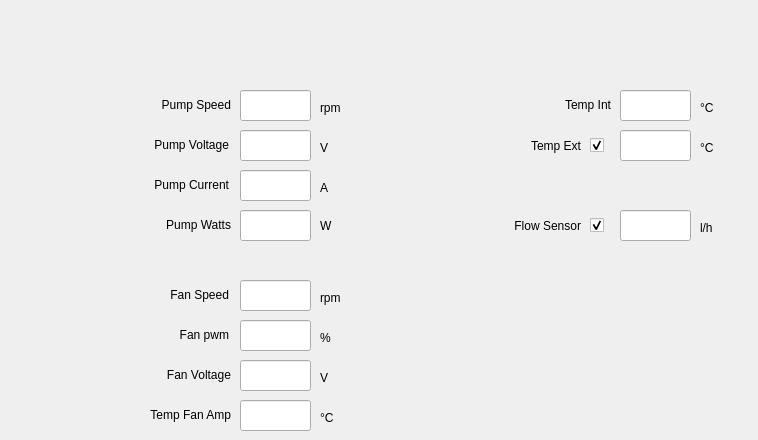
    <widget class="QWidget" name="page_1">
     <widget class="QCheckBox" name="checkBox_flowenable">
      <property name="geometry">
       <rect>
        <x>590</x>
        <y>210</y>
        <width>21</width>
        <height>31</height>
       </rect>
      </property>
      <property name="text">
       <string/>
      </property>
      <property name="checked">
       <bool>true</bool>
      </property>
     </widget>
     <widget class="QCheckBox" name="checkBox_extempenable">
      <property name="geometry">
       <rect>
        <x>590</x>
        <y>130</y>
        <width>21</width>
        <height>31</height>
       </rect>
      </property>
      <property name="text">
       <string/>
      </property>
      <property name="checked">
       <bool>true</bool>
      </property>
     </widget>
     <widget class="QLabel" name="label_7">
      <property name="geometry">
       <rect>
        <x>460</x>
        <y>210</y>
        <width>121</width>
        <height>31</height>
       </rect>
      </property>
      <property name="text">
       <string>Flow Sensor</string>
      </property>
      <property name="alignment">
       <set>Qt::AlignmentFlag::AlignRight|Qt::AlignmentFlag::AlignTrailing|Qt::AlignmentFlag::AlignVCenter</set>
      </property>
     </widget>
     <widget class="QLabel" name="label_8">
      <property name="geometry">
       <rect>
        <x>450</x>
        <y>130</y>
        <width>131</width>
        <height>31</height>
       </rect>
      </property>
      <property name="text">
       <string>Temp Ext</string>
      </property>
      <property name="alignment">
       <set>Qt::AlignmentFlag::AlignRight|Qt::AlignmentFlag::AlignTrailing|Qt::AlignmentFlag::AlignVCenter</set>
      </property>
     </widget>
     <widget class="QLabel" name="label_9">
      <property name="geometry">
       <rect>
        <x>80</x>
        <y>89</y>
        <width>151</width>
        <height>31</height>
       </rect>
      </property>
      <property name="text">
       <string>Pump Speed</string>
      </property>
      <property name="alignment">
       <set>Qt::AlignmentFlag::AlignRight|Qt::AlignmentFlag::AlignTrailing|Qt::AlignmentFlag::AlignVCenter</set>
      </property>
     </widget>
     <widget class="QLabel" name="label_10">
      <property name="geometry">
       <rect>
        <x>490</x>
        <y>89</y>
        <width>121</width>
        <height>31</height>
       </rect>
      </property>
      <property name="text">
       <string>Temp Int</string>
      </property>
      <property name="alignment">
       <set>Qt::AlignmentFlag::AlignRight|Qt::AlignmentFlag::AlignTrailing|Qt::AlignmentFlag::AlignVCenter</set>
      </property>
     </widget>
     <widget class="QLabel" name="label_11">
      <property name="geometry">
       <rect>
        <x>80</x>
        <y>209</y>
        <width>151</width>
        <height>31</height>
       </rect>
      </property>
      <property name="text">
       <string>Pump Watts</string>
      </property>
      <property name="alignment">
       <set>Qt::AlignmentFlag::AlignRight|Qt::AlignmentFlag::AlignTrailing|Qt::AlignmentFlag::AlignVCenter</set>
      </property>
     </widget>
     <widget class="QLabel" name="label_12">
      <property name="geometry">
       <rect>
        <x>88</x>
        <y>319</y>
        <width>141</width>
        <height>31</height>
       </rect>
      </property>
      <property name="text">
       <string>Fan pwm</string>
      </property>
      <property name="alignment">
       <set>Qt::AlignmentFlag::AlignRight|Qt::AlignmentFlag::AlignTrailing|Qt::AlignmentFlag::AlignVCenter</set>
      </property>
     </widget>
     <widget class="QLabel" name="label_13">
      <property name="geometry">
       <rect>
        <x>98</x>
        <y>279</y>
        <width>131</width>
        <height>31</height>
       </rect>
      </property>
      <property name="text">
       <string>Fan Speed</string>
      </property>
      <property name="alignment">
       <set>Qt::AlignmentFlag::AlignRight|Qt::AlignmentFlag::AlignTrailing|Qt::AlignmentFlag::AlignVCenter</set>
      </property>
     </widget>
     <widget class="QLabel" name="label_14">
      <property name="geometry">
       <rect>
        <x>80</x>
        <y>399</y>
        <width>151</width>
        <height>31</height>
       </rect>
      </property>
      <property name="text">
       <string>Temp Fan Amp</string>
      </property>
      <property name="alignment">
       <set>Qt::AlignmentFlag::AlignRight|Qt::AlignmentFlag::AlignTrailing|Qt::AlignmentFlag::AlignVCenter</set>
      </property>
     </widget>
     <widget class="QLabel" name="label_15">
      <property name="geometry">
       <rect>
        <x>700</x>
        <y>220</y>
        <width>49</width>
        <height>16</height>
       </rect>
      </property>
      <property name="text">
       <string>l/h</string>
      </property>
     </widget>
     <widget class="QLabel" name="label_16">
      <property name="geometry">
       <rect>
        <x>700</x>
        <y>140</y>
        <width>49</width>
        <height>16</height>
       </rect>
      </property>
      <property name="text">
       <string>°C</string>
      </property>
     </widget>
     <widget class="QLabel" name="label_17">
      <property name="geometry">
       <rect>
        <x>78</x>
        <y>169</y>
        <width>151</width>
        <height>31</height>
       </rect>
      </property>
      <property name="text">
       <string>Pump Current</string>
      </property>
      <property name="alignment">
       <set>Qt::AlignmentFlag::AlignRight|Qt::AlignmentFlag::AlignTrailing|Qt::AlignmentFlag::AlignVCenter</set>
      </property>
     </widget>
     <widget class="QLabel" name="label_18">
      <property name="geometry">
       <rect>
        <x>88</x>
        <y>129</y>
        <width>141</width>
        <height>31</height>
       </rect>
      </property>
      <property name="text">
       <string>Pump Voltage</string>
      </property>
      <property name="alignment">
       <set>Qt::AlignmentFlag::AlignRight|Qt::AlignmentFlag::AlignTrailing|Qt::AlignmentFlag::AlignVCenter</set>
      </property>
     </widget>
     <widget class="QLabel" name="label_19">
      <property name="geometry">
       <rect>
        <x>90</x>
        <y>359</y>
        <width>141</width>
        <height>31</height>
       </rect>
      </property>
      <property name="text">
       <string>Fan Voltage</string>
      </property>
      <property name="alignment">
       <set>Qt::AlignmentFlag::AlignRight|Qt::AlignmentFlag::AlignTrailing|Qt::AlignmentFlag::AlignVCenter</set>
      </property>
     </widget>
     <widget class="QLineEdit" name="lineEdit_ext_temp">
      <property name="enabled">
       <bool>true</bool>
      </property>
      <property name="geometry">
       <rect>
        <x>620</x>
        <y>130</y>
        <width>71</width>
        <height>31</height>
       </rect>
      </property>
      <property name="readOnly">
       <bool>true</bool>
      </property>
      <property name="clearButtonEnabled">
       <bool>false</bool>
      </property>
     </widget>
     <widget class="QLineEdit" name="lineEdit_fan_amp_temp">
      <property name="geometry">
       <rect>
        <x>240</x>
        <y>400</y>
        <width>71</width>
        <height>31</height>
       </rect>
      </property>
      <property name="readOnly">
       <bool>true</bool>
      </property>
     </widget>
     <widget class="QLineEdit" name="lineEdit_temp_int">
      <property name="geometry">
       <rect>
        <x>620</x>
        <y>90</y>
        <width>71</width>
        <height>31</height>
       </rect>
      </property>
      <property name="readOnly">
       <bool>true</bool>
      </property>
     </widget>
     <widget class="QLineEdit" name="lineEdit_pump_watts">
      <property name="geometry">
       <rect>
        <x>240</x>
        <y>210</y>
        <width>71</width>
        <height>31</height>
       </rect>
      </property>
      <property name="readOnly">
       <bool>true</bool>
      </property>
     </widget>
     <widget class="QLineEdit" name="lineEdit_flow">
      <property name="geometry">
       <rect>
        <x>620</x>
        <y>210</y>
        <width>71</width>
        <height>31</height>
       </rect>
      </property>
      <property name="readOnly">
       <bool>true</bool>
      </property>
     </widget>
     <widget class="QLineEdit" name="lineEdit_fan_pwm">
      <property name="geometry">
       <rect>
        <x>240</x>
        <y>320</y>
        <width>71</width>
        <height>31</height>
       </rect>
      </property>
      <property name="readOnly">
       <bool>true</bool>
      </property>
     </widget>
     <widget class="QLineEdit" name="lineEdit_fan_speed">
      <property name="geometry">
       <rect>
        <x>240</x>
        <y>280</y>
        <width>71</width>
        <height>31</height>
       </rect>
      </property>
      <property name="readOnly">
       <bool>true</bool>
      </property>
     </widget>
     <widget class="QLineEdit" name="lineEdit_pump_speed">
      <property name="geometry">
       <rect>
        <x>240</x>
        <y>90</y>
        <width>71</width>
        <height>31</height>
       </rect>
      </property>
      <property name="readOnly">
       <bool>true</bool>
      </property>
     </widget>
     <widget class="QLineEdit" name="lineEdit_pump_curr">
      <property name="geometry">
       <rect>
        <x>240</x>
        <y>170</y>
        <width>71</width>
        <height>31</height>
       </rect>
      </property>
      <property name="readOnly">
       <bool>true</bool>
      </property>
     </widget>
     <widget class="QLineEdit" name="lineEdit_pump_volt">
      <property name="geometry">
       <rect>
        <x>240</x>
        <y>130</y>
        <width>71</width>
        <height>31</height>
       </rect>
      </property>
      <property name="readOnly">
       <bool>true</bool>
      </property>
     </widget>
     <widget class="QLineEdit" name="lineEdit_fan_volt">
      <property name="geometry">
       <rect>
        <x>240</x>
        <y>360</y>
        <width>71</width>
        <height>31</height>
       </rect>
      </property>
      <property name="readOnly">
       <bool>true</bool>
      </property>
     </widget>
     <widget class="QLabel" name="label_20">
      <property name="geometry">
       <rect>
        <x>320</x>
        <y>410</y>
        <width>49</width>
        <height>16</height>
       </rect>
      </property>
      <property name="text">
       <string>°C</string>
      </property>
     </widget>
     <widget class="QLabel" name="label_21">
      <property name="geometry">
       <rect>
        <x>700</x>
        <y>100</y>
        <width>49</width>
        <height>16</height>
       </rect>
      </property>
      <property name="text">
       <string>°C</string>
      </property>
     </widget>
     <widget class="QLabel" name="label">
      <property name="geometry">
       <rect>
        <x>320</x>
        <y>370</y>
        <width>49</width>
        <height>16</height>
       </rect>
      </property>
      <property name="text">
       <string>V</string>
      </property>
     </widget>
     <widget class="QLabel" name="label_22">
      <property name="geometry">
       <rect>
        <x>320</x>
        <y>140</y>
        <width>49</width>
        <height>16</height>
       </rect>
      </property>
      <property name="text">
       <string>V</string>
      </property>
     </widget>
     <widget class="QLabel" name="label_23">
      <property name="geometry">
       <rect>
        <x>320</x>
        <y>180</y>
        <width>49</width>
        <height>16</height>
       </rect>
      </property>
      <property name="text">
       <string>A</string>
      </property>
     </widget>
     <widget class="QLabel" name="label_24">
      <property name="geometry">
       <rect>
        <x>320</x>
        <y>100</y>
        <width>49</width>
        <height>16</height>
       </rect>
      </property>
      <property name="text">
       <string>rpm</string>
      </property>
     </widget>
     <widget class="QLabel" name="label_25">
      <property name="geometry">
       <rect>
        <x>320</x>
        <y>290</y>
        <width>49</width>
        <height>16</height>
       </rect>
      </property>
      <property name="text">
       <string>rpm</string>
      </property>
     </widget>
     <widget class="QLabel" name="label_26">
      <property name="geometry">
       <rect>
        <x>320</x>
        <y>330</y>
        <width>49</width>
        <height>16</height>
       </rect>
      </property>
      <property name="text">
       <string>%</string>
      </property>
     </widget>
     <widget class="QLabel" name="label_27">
      <property name="geometry">
       <rect>
        <x>320</x>
        <y>215</y>
        <width>91</width>
        <height>21</height>
       </rect>
      </property>
      <property name="text">
       <string>W</string>
      </property>
     </widget>
    </widget>
